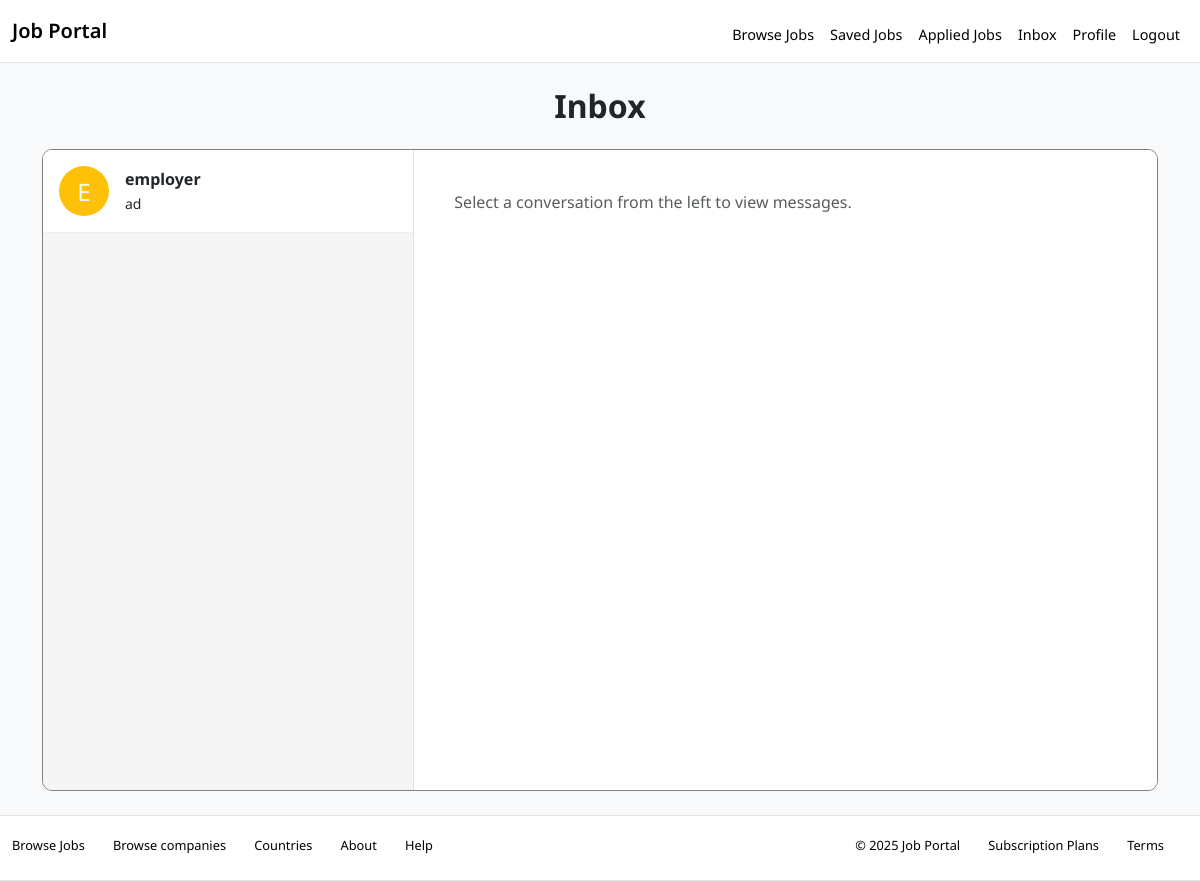
Page /inbox/ (signed in) on the earlier database version.
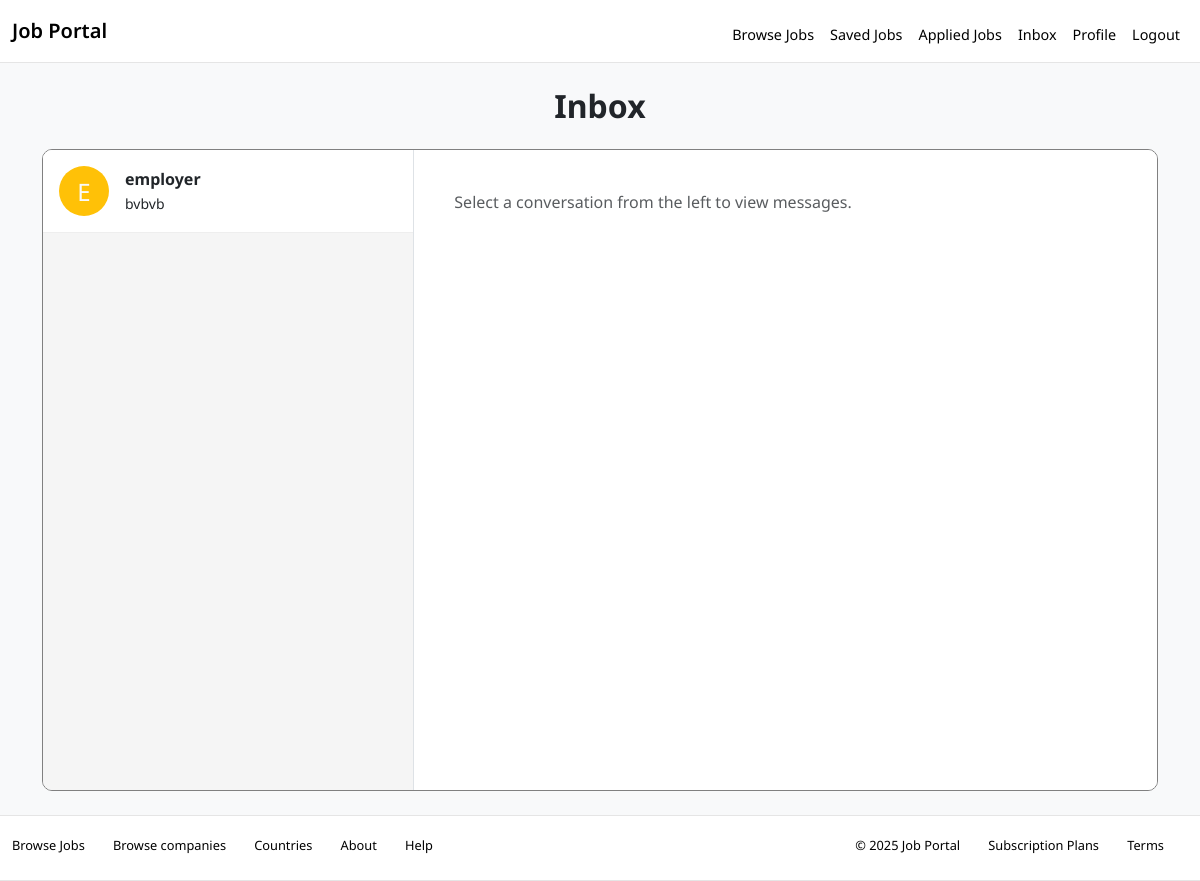
Same page on the later database version.
### core/models.py (models this page shows, shortened)
class User(AbstractUser):
    ROLE_CHOICES = (
        ('seeker', 'Job Seeker'),
        ('employer', 'Employer'),
        ('admin', 'Admin'),
    )
    role = models.CharField(max_length=10, choices=ROLE_CHOICES)
    is_email_verified = models.BooleanField(default=False)

class Message(models.Model):
    sender = models.ForeignKey(User, related_name='sent_messages', on_delete=models.CASCADE)
    recipient = models.ForeignKey(User, related_name='received_messages', on_delete=models.CASCADE)
    content = models.TextField()
    timestamp = models.DateTimeField(default=datetime.now)
    is_read = models.BooleanField(default=False)

### core/views.py (the view, shortened to what this page needs)
# urls.py: path('inbox/', inbox, name='inbox'),
@login_required
def inbox(request):
    messages_qs = Message.objects.filter(
        Q(sender=request.user) | Q(recipient=request.user)
    ).order_by('-timestamp')
    conversations = []
    counterpart_ids = set()
    for message in messages_qs:
        counterpart = message.sender if message.sender != request.user else message.recipient
        if counterpart.id not in counterpart_ids:
            unread_count = Message.objects.filter(
                sender=counterpart, recipient=request.user, is_read=False
            ).count()
            conversations.append((counterpart, message, unread_count))
            counterpart_ids.add(counterpart.id)
    thread_recipient = None
    messages = []
    thread_recipient_id = None
    thread = request.GET.get('thread')
    context = {
        'conversations': conversations,
        'thread_recipient': thread_recipient,
        'thread_recipient_id': thread_recipient_id,
        'inbox_messages': messages,
    }
    return render(request, 'core/inbox.html', context)

### core/templates/core/inbox.html (shortened to what this page needs)
{% extends 'base.html' %}
{% block content %}
<div class="container mt-4 mb-4" >
    <h2 class="text-center mb-4">Inbox</h2>
  <div class="row g-0 p-0" style="border-radius: 10px; overflow: hidden; border: 1px solid grey">
    <div class="col-md-4 p-0 border-end" style="height: 80vh; overflow-y: scroll; background: #f5f5f5">
      <ul class="list-group list-group-flush">
        {% for counterpart, last_message, unread_count in conversations %}
          <a
            href="?thread={{ counterpart.id }}"
            class="list-group-item d-flex align-items-center p-3 {% if counterpart.id == thread_recipient_id %}active{% endif %}"
            style="border-bottom: 1px solid #eee">
            <div class="flex-shrink-0 me-3">
              <div class="rounded-circle bg-warning text-center text-light p-2"
                   style="width: 50px;height: 50px;font-size: 24px">
                   {{ counterpart.username|first|upper }}
              </div>
            </div>
            <div class="flex-grow-1">
              <strong>{{ counterpart.username }}</strong>
              <br>
              <small>{{ last_message.content|truncatewords:10 }}</small>
            </div>
          </a>
        {% empty %}
          <div class="p-3 text-muted">
            No conversations
          </div>
        {% endfor %}
      </ul>
    </div>
   <div class="col-md-8 p-4 d-flex flex-column" style="height: 80vh; background: #ffffff">
  {% if thread_recipient %}
    <div class="flex-shrink-0 mb-4">
      <h5>Chat with <strong>{{ thread_recipient.username }}</strong></h5>
    </div>
    <div class="flex-grow-1 d-flex flex-column" style="overflow-y: scroll">
      {% for message in inbox_messages %}
        <div class="p-2 mb-2 align-self-{% if message.sender == request.user %}end{% else %}start{% endif %}"
             style="max-width: 60%;
                     border-radius: 15px;
                     background: {% if message.sender == request.user %}#edf5ff{% else %}#f5f5f5{% endif %};">
          <p class="mb-1">{{ message.content }}</p>
          <small>{{ message.timestamp|date:'Y-m-d H:i' }}</small>
        </div>
      {% endfor %}
    </div>
    <div class="flex-shrink-0 mt-4">
      <form method="POST" action="{% url 'thread' thread_recipient.id %}"
            class="input-group" style="width: 100%">
        {% csrf_token %}
        <input name="content"
               id="message"
               class="form-control p-3 me-2"
               style="border-radius: 10px;"
               placeholder="Type a message…"
               required>
        <button type="submit" class="btn btn-primary p-3" style="border-radius: 10px">
          Send
        </button>
      </form>
    </div>
  {% else %}
    <div class="p-3 text-muted">
      Select a conversation from the left to view messages.
    </div>
  {% endif %}
</div>
  </div>
</div>
{% endblock %}

Differences in the rows shown:
changed User "employer": content "ad" → "bvbvb"
